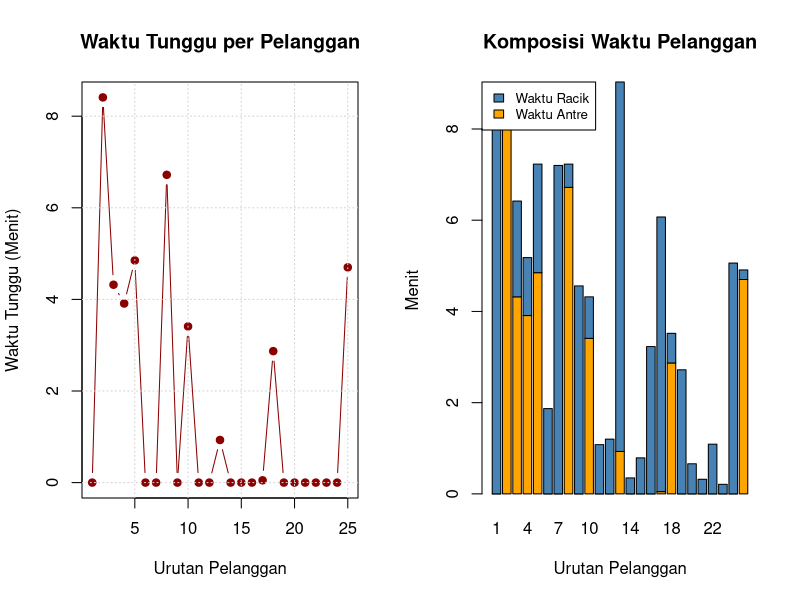

The R source for this figure:
# SIMULASI MONTE CARLO: ANTREAN KEDAI KOPI (SINGLE SERVER QUEUE M/M/1)

# 1. Mengunci angka acak agar hasil simulasi konsisten saat dipresentasikan
set.seed(2026)

# 2. Parameter Sistem
jumlah_pelanggan <- 25
rata_antar_datang <- 3.0   # Rata-rata pelanggan datang tiap 3 menit
rata_pelayanan    <- 2.5   # Rata-rata barista meracik kopi 2.5 menit

# 3. Membangkitkan Variabel Acak (Distribusi Eksponensial)
selisih_datang  <- round(rexp(jumlah_pelanggan, rate = 1 / rata_antar_datang), 2)
durasi_layanan  <- round(rexp(jumlah_pelanggan, rate = 1 / rata_pelayanan), 2)

# 4. Inisialisasi Vektor untuk Menyimpan Hasil Simulasi
waktu_datang    <- numeric(jumlah_pelanggan)
mulai_dilayani  <- numeric(jumlah_pelanggan)
waktu_tunggu    <- numeric(jumlah_pelanggan)
selesai_layanan <- numeric(jumlah_pelanggan)
total_di_sistem <- numeric(jumlah_pelanggan)
barista_menganggur <- numeric(jumlah_pelanggan)

# 5. Proses Iterasi Simulasi (Pelanggan ke-1 sampai ke-N)
for (i in 1:jumlah_pelanggan) {
  if (i == 1) {
    # Pelanggan pertama datang dan langsung dilayani tanpa mengantre
    waktu_datang[i]       <- selisih_datang[i]
    mulai_dilayani[i]     <- waktu_datang[i]
    barista_menganggur[i] <- waktu_datang[i]
  } else {
    # Pelanggan berikutnya
    waktu_datang[i]   <- waktu_datang[i - 1] + selisih_datang[i]
    
    # Dilayani saat pelanggan datang ATAU menunggu pelanggan sebelumnya selesai
    mulai_dilayani[i] <- max(waktu_datang[i], selesai_layanan[i - 1])
    
    # Waktu kosong barista jika pelanggan baru datang setelah pelanggan lama selesai
    barista_menganggur[i] <- max(0, waktu_datang[i] - selesai_layanan[i - 1])
  }
  
  # Menghitung metrik per pelanggan
  waktu_tunggu[i]    <- round(mulai_dilayani[i] - waktu_datang[i], 2)
  selesai_layanan[i] <- round(mulai_dilayani[i] + durasi_layanan[i], 2)
  total_di_sistem[i] <- round(selesai_layanan[i] - waktu_datang[i], 2)
}

# 6. Menyusun Tabel Hasil Simulasi (Data Frame)
tabel_simulasi <- data.frame(
  Pelanggan       = 1:jumlah_pelanggan,
  Selisih_Datang  = selisih_datang,
  Waktu_Datang    = waktu_datang,
  Mulai_Layanan   = mulai_dilayani,
  Durasi_Racik    = durasi_layanan,
  Waktu_Tunggu    = waktu_tunggu,
  Selesai_Layanan = selesai_layanan,
  Total_Waktu     = total_di_sistem
)

# 7. Menampilkan Tabel dan Ringkasan Evaluasi Kinerja Sistem
cat("================ TABEL SIMULASI ANTREAN KEDAI KOPI ================\n")
print(tabel_simulasi, row.names = FALSE)

utilitas_barista <- (sum(durasi_layanan) / selesai_layanan[jumlah_pelanggan]) * 100
pelanggan_antre  <- sum(waktu_tunggu > 0)

cat("\n================ RINGKASAN KINERJA SISTEM =========================\n")
cat(sprintf("1. Rata-rata Waktu Tunggu Pelanggan : %.2f menit\n", mean(waktu_tunggu)))
cat(sprintf("2. Waktu Tunggu Maksimum            : %.2f menit\n", max(waktu_tunggu)))
cat(sprintf("3. Rata-rata Total Waktu di Kedai   : %.2f menit\n", mean(total_di_sistem)))
cat(sprintf("4. Pelanggan yang Harus Mengantre   : %d dari %d orang (%.1f%%)\n", 
            pelanggan_antre, jumlah_pelanggan, (pelanggan_antre/jumlah_pelanggan)*100))
cat(sprintf("5. Tingkat Kesibukan Barista        : %.2f%%\n", utilitas_barista))
cat("===================================================================\n")

# 8. Visualisasi Grafik (Otomatis muncul di tab Plots RStudio)
par(mfrow = c(1, 2))

# Grafik 1: Fluktuasi Waktu Tunggu per Pelanggan
plot(tabel_simulasi$Pelanggan, tabel_simulasi$Waktu_Tunggu, 
     type = "b", pch = 19, col = "darkred",
     main = "Waktu Tunggu per Pelanggan",
     xlab = "Urutan Pelanggan", ylab = "Waktu Tunggu (Menit)")
grid()

# Grafik 2: Distribusi Durasi Pelayanan vs Waktu di Sistem
barplot(rbind(tabel_simulasi$Waktu_Tunggu, tabel_simulasi$Durasi_Racik),
        beside = FALSE, col = c("orange", "steelblue"),
        names.arg = tabel_simulasi$Pelanggan,
        main = "Komposisi Waktu Pelanggan",
        xlab = "Urutan Pelanggan", ylab = "Menit",
        legend.text = c("Waktu Antre", "Waktu Racik"),
        args.legend = list(x = "topleft", cex = 0.8))
